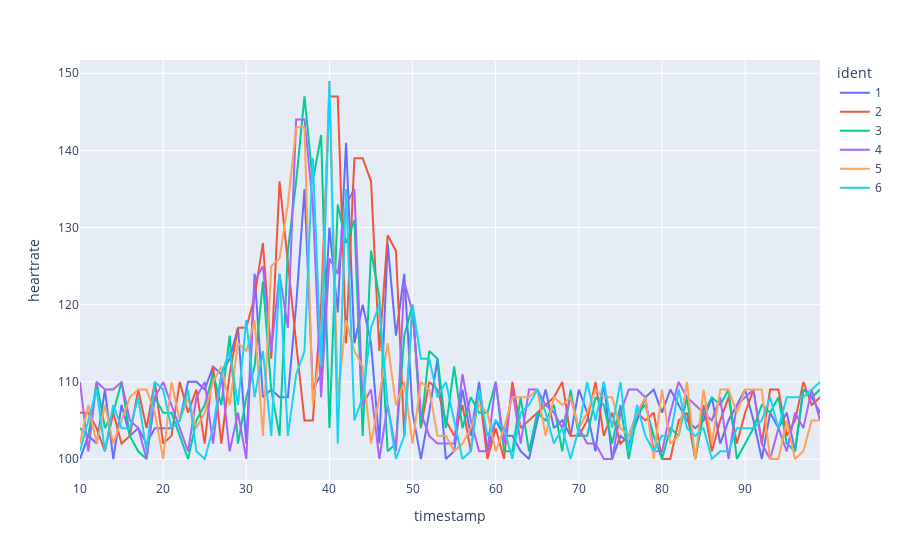

The cell this chart's notebook holds for it:
### Code cell
df = sample_subjects()
fig = px.line(df, color="ident", x="timestamp", y="heartrate")
fig.show()
df.to_csv("themoxalide.csv", index=False)

### Figure 1 — Plotly figure (JSON) as saved in the notebook; plotly's stock layout.template omitted (floating-point values rounded to 4 significant figures)
{"data": [{"hovertemplate": "ident=1<br>timestamp=%{x}<br>heartrate=%{y}<extra></extra>", "legendgroup": "1", "line": {"color": "#636efa", "dash": "solid"}, "marker": {"symbol": "circle"}, "mode": "lines", "name": "1", "orientation": "v", "showlegend": true, "type": "scatter", "x": [10, 11, 12, 13, 14, 15, 16, 17, 18, 19, 20, 21, 22, 23, 24, 25, 26, 27, 28, 29, 30, 31, 32, 33, 34, 35, 36, 37, 38, 39, 40, 41, 42, 43, 44, 45, 46, 47, 48, 49, 50, 51, 52, 53, 54, 55, 56, 57, 58, 59, 60, 61, 62, 63, 64, 65, 66, 67, 68, 69, 70, 71, 72, 73, 74, 75, 76, 77, 78, 79, 80, 81, 82, 83, 84, 85, 86, 87, 88, 89, 90, 91, 92, 93, 94, 95, 96, 97, 98, 99], "xaxis": "x", "y": [100, 103, 102, 109, 100, 107, 103, 104, 102, 104, 104, 104, 105, 110, 110, 109, 112, 111, 113, 117, 102, 124, 108, 109, 108, 108, 120, 135, 109, 111, 130, 119, 141, 115, 120, 115, 102, 128, 116, 124, 106, 100, 106, 113, 100, 101, 109, 103, 110, 101, 105, 103, 103, 101, 100, 105, 109, 104, 105, 103, 109, 106, 101, 110, 100, 103, 102, 105, 108, 109, 106, 109, 107, 105, 104, 105, 108, 102, 105, 107, 109, 105, 100, 106, 104, 106, 101, 109, 108, 106], "yaxis": "y"}, {"hovertemplate": "ident=2<br>timestamp=%{x}<br>heartrate=%{y}<extra></extra>", "legendgroup": "2", "line": {"color": "#EF553B", "dash": "solid"}, "marker": {"symbol": "circle"}, "mode": "lines", "name": "2", "orientation": "v", "showlegend": true, "type": "scatter", "x": [10, 11, 12, 13, 14, 15, 16, 17, 18, 19, 20, 21, 22, 23, 24, 25, 26, 27, 28, 29, 30, 31, 32, 33, 34, 35, 36, 37, 38, 39, 40, 41, 42, 43, 44, 45, 46, 47, 48, 49, 50, 51, 52, 53, 54, 55, 56, 57, 58, 59, 60, 61, 62, 63, 64, 65, 66, 67, 68, 69, 70, 71, 72, 73, 74, 75, 76, 77, 78, 79, 80, 81, 82, 83, 84, 85, 86, 87, 88, 89, 90, 91, 92, 93, 94, 95, 96, 97, 98, 99], "xaxis": "x", "y": [106, 106, 104, 101, 106, 102, 103, 109, 104, 110, 102, 103, 110, 106, 109, 102, 112, 102, 111, 117, 117, 121, 128, 113, 136, 125, 115, 105, 105, 120, 147, 147, 115, 139, 139, 136, 114, 129, 127, 103, 120, 104, 110, 109, 105, 103, 107, 101, 109, 100, 104, 100, 110, 104, 105, 106, 107, 108, 110, 103, 103, 105, 110, 103, 106, 102, 103, 106, 105, 106, 100, 100, 105, 106, 100, 107, 101, 105, 108, 102, 106, 109, 102, 109, 109, 103, 105, 110, 107, 108], "yaxis": "y"}, {"hovertemplate": "ident=3<br>timestamp=%{x}<br>heartrate=%{y}<extra></extra>", "legendgroup": "3", "line": {"color": "#00cc96", "dash": "solid"}, "marker": {"symbol": "circle"}, "mode": "lines", "name": "3", "orientation": "v", "showlegend": true, "type": "scatter", "x": [10, 11, 12, 13, 14, 15, 16, 17, 18, 19, 20, 21, 22, 23, 24, 25, 26, 27, 28, 29, 30, 31, 32, 33, 34, 35, 36, 37, 38, 39, 40, 41, 42, 43, 44, 45, 46, 47, 48, 49, 50, 51, 52, 53, 54, 55, 56, 57, 58, 59, 60, 61, 62, 63, 64, 65, 66, 67, 68, 69, 70, 71, 72, 73, 74, 75, 76, 77, 78, 79, 80, 81, 82, 83, 84, 85, 86, 87, 88, 89, 90, 91, 92, 93, 94, 95, 96, 97, 98, 99], "xaxis": "x", "y": [104, 103, 110, 104, 106, 110, 103, 101, 100, 108, 106, 106, 103, 100, 105, 107, 111, 107, 116, 102, 108, 112, 123, 109, 103, 127, 136, 147, 136, 142, 104, 133, 128, 131, 103, 127, 121, 101, 102, 116, 120, 104, 114, 113, 104, 112, 104, 108, 106, 106, 110, 101, 101, 108, 101, 106, 105, 107, 101, 109, 103, 103, 108, 107, 102, 107, 100, 106, 107, 103, 100, 104, 103, 108, 100, 106, 108, 107, 109, 100, 102, 104, 107, 106, 108, 102, 101, 109, 108, 109], "yaxis": "y"}, {"hovertemplate": "ident=4<br>timestamp=%{x}<br>heartrate=%{y}<extra></extra>", "legendgroup": "4", "line": {"color": "#ab63fa", "dash": "solid"}, "marker": {"symbol": "circle"}, "mode": "lines", "name": "4", "orientation": "v", "showlegend": true, "type": "scatter", "x": [10, 11, 12, 13, 14, 15, 16, 17, 18, 19, 20, 21, 22, 23, 24, 25, 26, 27, 28, 29, 30, 31, 32, 33, 34, 35, 36, 37, 38, 39, 40, 41, 42, 43, 44, 45, 46, 47, 48, 49, 50, 51, 52, 53, 54, 55, 56, 57, 58, 59, 60, 61, 62, 63, 64, 65, 66, 67, 68, 69, 70, 71, 72, 73, 74, 75, 76, 77, 78, 79, 80, 81, 82, 83, 84, 85, 86, 87, 88, 89, 90, 91, 92, 93, 94, 95, 96, 97, 98, 99], "xaxis": "x", "y": [110, 101, 110, 109, 109, 110, 105, 104, 100, 108, 110, 107, 104, 101, 108, 110, 102, 111, 101, 106, 100, 123, 125, 114, 124, 117, 144, 144, 133, 108, 126, 124, 133, 135, 107, 109, 100, 107, 101, 123, 119, 106, 103, 102, 102, 102, 111, 105, 101, 101, 110, 102, 109, 102, 109, 109, 107, 106, 104, 108, 104, 102, 102, 100, 100, 106, 109, 109, 108, 101, 101, 106, 110, 108, 107, 106, 105, 108, 100, 107, 108, 109, 102, 100, 104, 101, 106, 104, 109, 105], "yaxis": "y"}, {"hovertemplate": "ident=5<br>timestamp=%{x}<br>heartrate=%{y}<extra></extra>", "legendgroup": "5", "line": {"color": "#FFA15A", "dash": "solid"}, "marker": {"symbol": "circle"}, "mode": "lines", "name": "5", "orientation": "v", "showlegend": true, "type": "scatter", "x": [10, 11, 12, 13, 14, 15, 16, 17, 18, 19, 20, 21, 22, 23, 24, 25, 26, 27, 28, 29, 30, 31, 32, 33, 34, 35, 36, 37, 38, 39, 40, 41, 42, 43, 44, 45, 46, 47, 48, 49, 50, 51, 52, 53, 54, 55, 56, 57, 58, 59, 60, 61, 62, 63, 64, 65, 66, 67, 68, 69, 70, 71, 72, 73, 74, 75, 76, 77, 78, 79, 80, 81, 82, 83, 84, 85, 86, 87, 88, 89, 90, 91, 92, 93, 94, 95, 96, 97, 98, 99], "xaxis": "x", "y": [102, 107, 102, 107, 102, 105, 108, 109, 109, 106, 100, 110, 105, 108, 104, 106, 110, 112, 107, 115, 114, 118, 103, 125, 126, 133, 143, 143, 107, 115, 149, 108, 118, 114, 112, 102, 108, 115, 107, 110, 102, 110, 109, 103, 103, 101, 102, 104, 107, 106, 101, 104, 108, 108, 108, 109, 103, 108, 107, 108, 104, 106, 109, 108, 108, 104, 103, 106, 108, 100, 109, 102, 103, 110, 100, 109, 102, 109, 109, 106, 109, 109, 109, 100, 100, 105, 100, 101, 105, 105], "yaxis": "y"}, {"hovertemplate": "ident=6<br>timestamp=%{x}<br>heartrate=%{y}<extra></extra>", "legendgroup": "6", "line": {"color": "#19d3f3", "dash": "solid"}, "marker": {"symbol": "circle"}, "mode": "lines", "name": "6", "orientation": "v", "showlegend": true, "type": "scatter", "x": [10, 11, 12, 13, 14, 15, 16, 17, 18, 19, 20, 21, 22, 23, 24, 25, 26, 27, 28, 29, 30, 31, 32, 33, 34, 35, 36, 37, 38, 39, 40, 41, 42, 43, 44, 45, 46, 47, 48, 49, 50, 51, 52, 53, 54, 55, 56, 57, 58, 59, 60, 61, 62, 63, 64, 65, 66, 67, 68, 69, 70, 71, 72, 73, 74, 75, 76, 77, 78, 79, 80, 81, 82, 83, 84, 85, 86, 87, 88, 89, 90, 91, 92, 93, 94, 95, 96, 97, 98, 99], "xaxis": "x", "y": [101, 105, 109, 101, 107, 104, 104, 108, 101, 110, 109, 104, 105, 109, 101, 100, 104, 111, 114, 107, 118, 108, 114, 103, 124, 103, 111, 114, 139, 112, 149, 102, 135, 105, 108, 117, 120, 107, 100, 103, 120, 113, 113, 108, 110, 105, 100, 101, 109, 103, 105, 104, 100, 106, 107, 109, 106, 102, 104, 100, 104, 110, 105, 110, 104, 110, 101, 107, 103, 101, 103, 103, 109, 104, 103, 104, 100, 101, 101, 104, 104, 104, 105, 108, 104, 108, 108, 108, 109, 110], "yaxis": "y"}], "layout": {"autosize": true, "legend": {"title": {"text": "ident"}, "tracegroupgap": 0}, "margin": {"t": 60}, "xaxis": {"anchor": "y", "autorange": true, "domain": [0, 1], "range": [10, 99], "title": {"text": "timestamp"}, "type": "linear"}, "yaxis": {"anchor": "x", "autorange": true, "domain": [0, 1], "range": [97.28, 151.7], "title": {"text": "heartrate"}, "type": "linear"}}}
